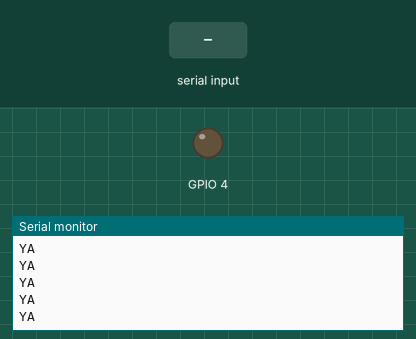
Bench run of a sketch on a simulated ESP32. Parts: output pins drawn as LEDs (lit = HIGH), the last lines printed to the serial monitor. The inputs (shaded band) are chosen by the test bench.

Above: at 5.7 s.
5.8 s: "M90\n" received over Serial
At 5.81 s:
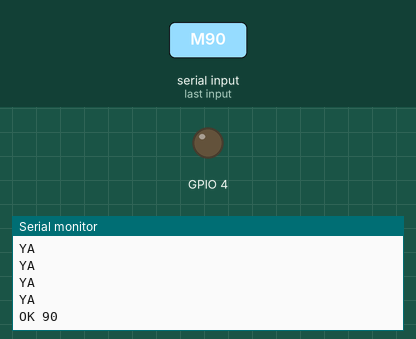
7.3 s: "M,45\n" received over Serial
At 8.2 s:
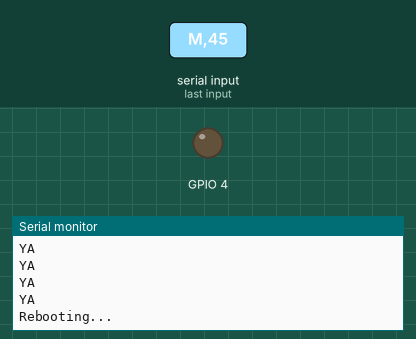

The sketch:

ESP32_TODAS_CLASES.ino
```cpp
#include "DHT_S.h"
#include "leerserial_S.h"
#include "maquinaestados.h"
#include "interpretar.h"
//char buff[100];
//int i = 0;
//int flagP = 0;

int states ;
//enum state_1{
 // inicio = 0, idle1, settings, process
//};
//int estados=0;
//float menu;


SensorDHT sensor; //Se crea objeto de clase SensorDHT
LEER comando;

Maquina m;
void setup() {
  // put your setu code here, to run once:
  Serial.begin(9600);
  pinMode(4, OUTPUT);
  //Condiciones iniciales para máquina de estados
  //flagP = 1;
  //state = inicio;
  delay(3000);
  sensor.Init();
  comando.Init();
  m.Init();

}

void loop() {
  // put your main code here, to run repeatedly:
 m.estados();
  //states=comando.leer();
  //maquinaestados(states);
  delay(100);
  //Serial.println(".");


}
/*void prueba(){

  //comando.interpretar(states);
}/*

/*void leerSerial() {
  while (Serial.available() > 0) { //Mientras haya serial disponible
    char c = Serial.read(); //Caracteres que llegan
    if (c == '\n') {
      buff[i] = '\0';
      interpretar();
      i = 0;

    } else {
      buff[i] = c;
      i++;
    }
  }

}

void interpretar() {

  if(strlen(buff)>=2){
    if(buff[0]=='M'){

      menu = atof(buff+1); //Toma valores enteros
      if(menu == 0){
        state = inicio;
        flagP = 1;
        Serial.println("Rebooting...");
        delay(1000);
      }else{
        Serial.println("OK " + (String)menu);
      }
    }else if (buff[0] == 'S'){
       menu = atof(buff+1); //Toma valores enteros
        if(menu == 1){
        state = process;
        flagP = 1;

      }

    }

  }
  */
  /*
  switch (buff[0]) {
    case 'A':
      Serial.println("CASO A");

      break;
    case 'B':
      Serial.println("CASO B");

      break;
    case 'C':
      Serial.println("CASO C");

      break;

  }
  */
//}

/*void maquinaestados(int estados){
  if(estados == inicio){
    if (flagP == 1){
      digitalWrite(4,HIGH);
      delay(200);
      digitalWrite(4,LOW);
      delay(200);
      digitalWrite(4,HIGH);
      delay(200);
      digitalWrite(4,LOW);
      delay(200);

      Serial.println("JARVIS...");
      Serial.println("Booting...");
      delay(1000);// Realizar configuración de parámetros iniciales(Conectarse a Wi-Fi, leer datos de EEPROM)
      Serial.println("Init complete... ");

      states = idle1;
      //flagP = 1;
    }

  }else if(estados == idle1)

    if (flagP == 1){
      Serial.println("Waiting...");

      //leerSerial();
      //flagP = 1;

  }else if(estados == settings){

    if (flagP == 1){


      //flagP = 1;
    }
  }else if(estados == process){
    if (flagP == 1){
      Serial.println("% Humedad: " + (String)sensor.LeerH());
      Serial.println("% Temp: " + (String)sensor.LeerT());

      estados = idle1;

      flagP = 0;
    }
  }
}*/
```

DHT_S.cpp
```cpp
#include "DHT_S.h"
#include "Arduino.h"

DHT dht(DHTPIN, DHTTYPE);

void SensorDHT::Init(){
  dht.begin();
  Serial.println("DHT inicializando... ");
  delay(500);
}

float SensorDHT::LeerT(){
  float t = dht.readTemperature();
  return t;
}

float SensorDHT::LeerH(){
  float h = dht.readHumidity();
  return h;
}
```

DHT_S.h
```cpp
#ifndef DHT_S
#define DHT_S

#include "DHT.h"


class SensorDHT

{
  public:
  void Init();
  float LeerT();
  float LeerH();


  private:
  #define DHTPIN 2 //GPIO del EPS32
  #define DHTTYPE DHT11

};

#endif
```

interpretar.cpp
```cpp
#include "leerserial_S.h"
#include "Arduino.h"
#include "interpretar.h"


  int menu = 0;

  int state = 0;
LEER comandoss;
void INTERPRETAR::Init(){

  Serial.println("Leer inicializando... ");
  delay(500);
}


int INTERPRETAR::interp() {
if (Serial.available() > 0){
  if(strlen(comandoss.leer())>=2){
    if(comandoss.leer()[0]=='M'){

      menu = atof(comandoss.leer()+1); //Toma valores enteros
      if(menu == 0){
        state = 1;

        Serial.println("Rebooting...");
        delay(1000);
      }else{
        Serial.println("OK " + (String)menu);
      }
    }else if (comandoss.leer()[0] == 'S'){
       menu = atof(comandoss.leer()+1); //Toma valores enteros
        if(menu == 1){
        state = 3;


      }

    }

  }}else{
    state=1;
  }
  return state;
}
```

interpretar.h
```cpp
#ifndef interpretar
#define interpretar

class INTERPRETAR

{
  public:

  void Init();

  int interp();

  private:


};

#endif
```

leerserial_S.cpp
```cpp
#include "leerserial_S.h"
#include "Arduino.h"

  char buff[100];
  int i = 0;

  int estado = 0;


void LEER::Init(){

  Serial.println("Leer inicializando... ");
  delay(500);
}

char* LEER::leer() {

  while (Serial.available() > 0) { //Mientras haya serial disponible
    char c = Serial.read(); //Caracteres que llegan
    if (c == '\n') {
      buff[i] = '\0';


      i = 0;

    } else {
      buff[i] = c;
      i++;
    }
  }


   return buff;
}
```

leerserial_S.h
```cpp
#ifndef leerserial_S
#define leerserial_S

class LEER

{
  public:

  void Init();
  char* leer();


  private:


};

#endif
```

maquinaestados.cpp
```cpp
#include "maquinaestados.h"
#include "Arduino.h"
#include "DHT_S.h"
#include "leerserial_S.h"
#include "interpretar.h"
enum state_1{
 inicio = 0, idle1, settings, process
};
int estadoss=1;
SensorDHT sensor_1;
LEER comandos;
INTERPRETAR entender;
void Maquina::Init(){

  Serial.println("Leer inicializando... ");
  delay(500);
}

int Maquina::estados() {

  if(estadoss == inicio){

      digitalWrite(4,HIGH);
      delay(200);
      digitalWrite(4,LOW);
      delay(200);
      digitalWrite(4,HIGH);
      delay(200);
      digitalWrite(4,LOW);
      delay(200);

      Serial.println("JARVIS...");
      Serial.println("Booting...");
      delay(1000);// Realizar configuración de parámetros iniciales(Conectarse a Wi-Fi, leer datos de EEPROM)
      Serial.println("Init complete... ");

      estadoss = idle1;
      //flagP = 1;


  }else if(estadoss == idle1){
    Serial.println("YA");
    estadoss =entender.interp();

  }else if(estadoss == process){

      Serial.println("% Humedad: " + (String)sensor_1.LeerH());
      Serial.println("% Temp: " + (String)sensor_1.LeerT());
      Serial.println("Lectura");
      estadoss = idle1;


  }

}
```

maquinaestados.h
```cpp
#ifndef maquinaestados
#define maquinaestados

class Maquina

{
  public:

  void Init();
  int estados();

  private:


};

#endif
```

Measured:
- after the input at 5.8 s, the serial monitor: prints a new line at once (image 1)
- after the input at 7.3 s, the serial monitor: prints a new line at once (image 2)
